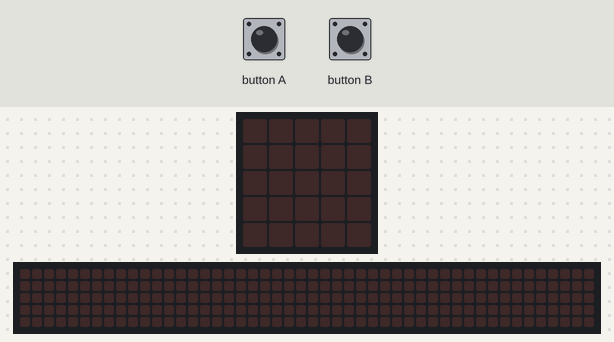
Recording of a program running on a simulated BBC micro:bit (MakeCode). Shown: the board's 5×5 LED display, a strip that is not on the board, showing the scrolling text unrolled. The inputs (shaded band) are chosen by the test bench. Random numbers come from a fixed seed; the 48×5 strip is a reading aid, not a part: it shows the text the display is scrolling, unrolled, one strip-width of it at a time.

Above: at 1.2 s.
1.3 s: button B pressed for 0.15 s
At 3.3 s:
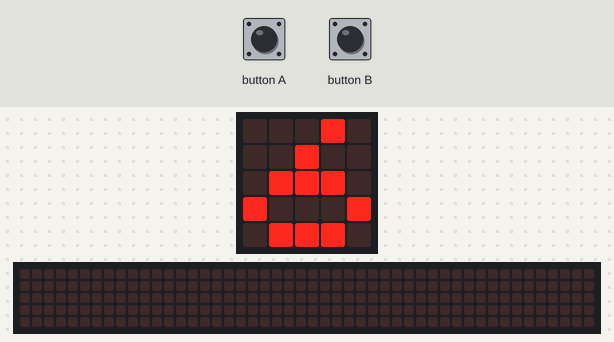
4.4 s: button A pressed for 0.15 s
At 6.12 s:
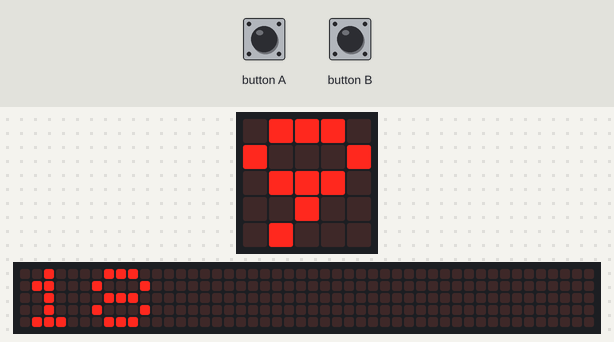
7.5 s: button A pressed for 0.15 s
At 9.3 s:
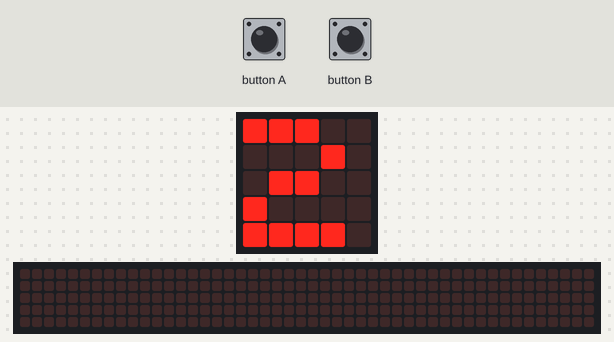
10.6 s: button B pressed for 0.15 s
At 11.6 s:
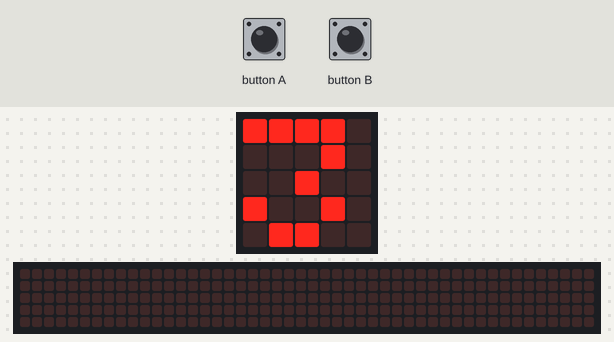
Timing chart, 0 to 13.6 s (numbered marks = the images above; inputs shaded):
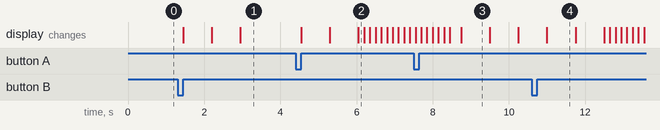

Measured:
- after the input at 1.3 s, the display: first changes after 0.15 s (image 1 shows a later state)
- after the input at 4.4 s, the display: first changes after 0.15 s (image 2 shows a later state)
- after the input at 10.6 s, the display: changes after 0.40 s (image 4)
- what the display in image 3 shows lasts 0.7 s, from 8.8 s to 9.5 s

The program:

main.ts
```typescript
let variable2 = 0
let variable1 = 0
input.onButtonPressed(Button.A, function () {
    variable2 = 2
    basic.showNumber(variable2)
    variable1 = randint(0, 10)
    basic.showNumber(variable1)
    basic.showNumber(variable1 * variable2)
})
input.onButtonPressed(Button.B, function () {
    variable2 = 3
    basic.showNumber(variable2)
    variable1 = randint(0, 10)
    basic.showNumber(variable1)
    basic.showNumber(variable1 * variable2)
})
```

test.ts
```typescript
// aquí va el archivo "tests"; esto no se compilará cuando este paquete se utilice como una extensión.
```
